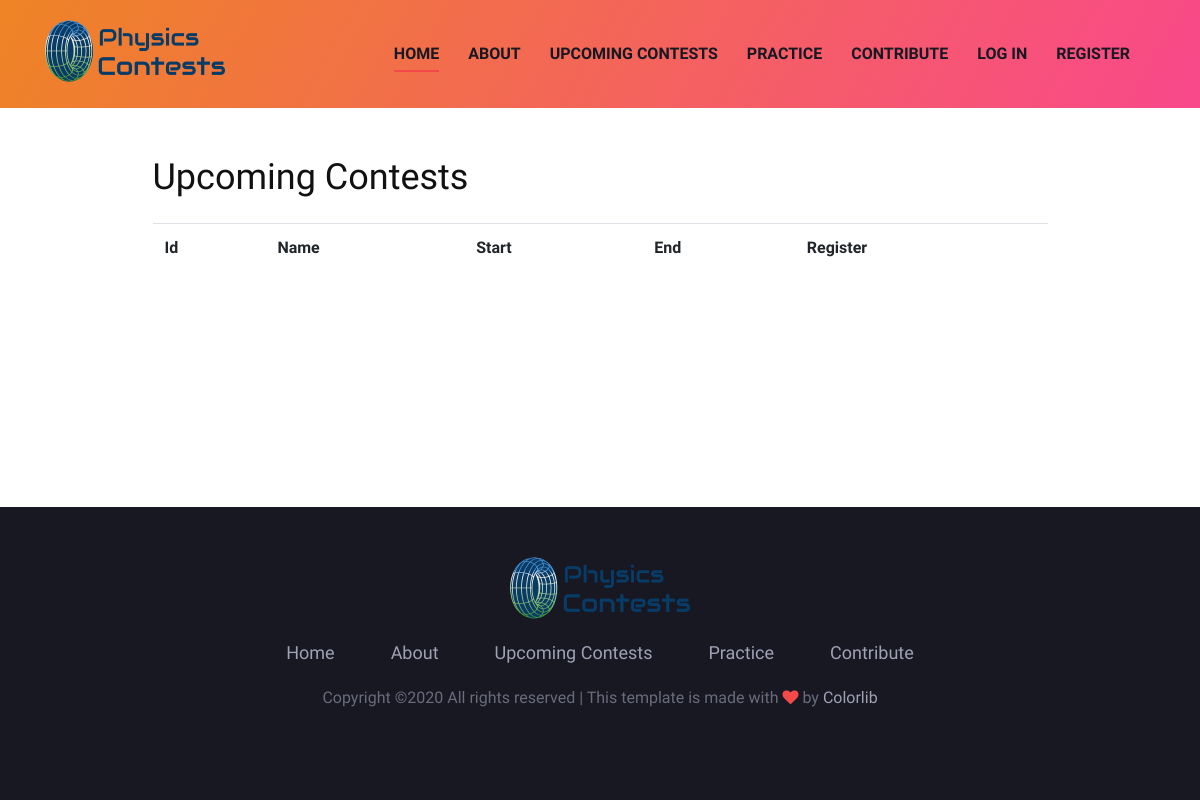
/upcoming_contests, run on an earlier commit of the app's database.
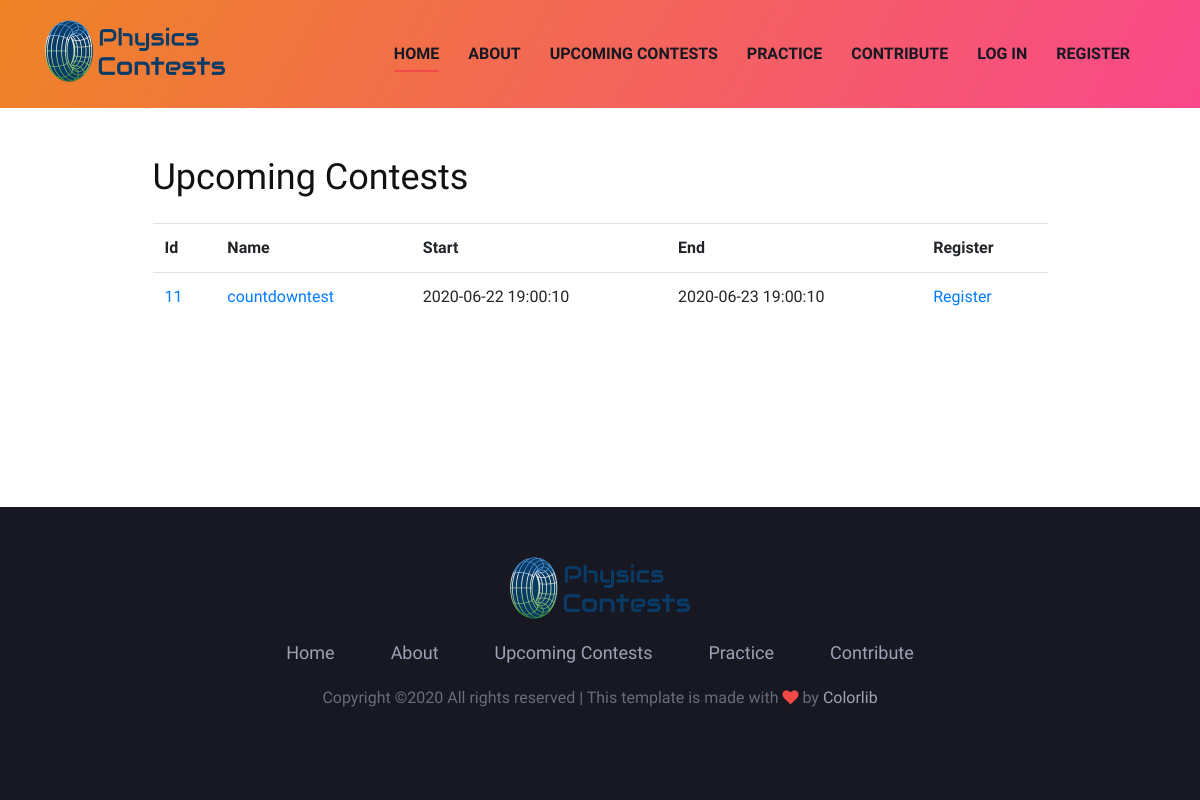
And on a later commit of the database.
### physicscontests/models.py (models this page shows)
class Contest(db.Model):
	id = db.Column(db.Integer,primary_key=True)
	name = db.Column(db.String(40), unique=True, nullable=False, default=f"Physicscontest #{id}")
	description = db.Column(db.Text)
	start = db.Column(db.DateTime, nullable=False)
	end = db.Column(db.DateTime, nullable=False)
	tasks = db.relationship('Task', backref='contest')
	creator_id = db.Column(db.Integer, db.ForeignKey('user.id'))

### physicscontests/routes.py (the view)
@app.route("/upcoming_contests")
def upcoming_contests():
	contests = Contest.query.filter(Contest.end > datetime.utcnow()).order_by(Contest.start).all()
	return render_template("upcoming_contests.html", contests=contests, current_user=current_user)

### physicscontests/__init__.py (called while the page is built)
def get_important_announcements():#should only be triggered once if there is something important
	announcements = []
	return announcements

def get_running_contests():
	contests_running = Contest.query.filter(Contest.start <= datetime.utcnow()).filter(Contest.end > datetime.utcnow()).all()
	return contests_running

def get_finished_contests():
	contests_finished = Contest.query.filter(Contest.end <= datetime.utcnow()).filter(Contest.end > datetime.utcnow() - timedelta(hours=1)).all()
	return contests_finished

### physicscontests/templates/upcoming_contests.html
{% extends 'base.html' %}
{% block body %}
<div class="container mt-5 mb-5">
	<div class="col-lg-10 center-form">
		<h2 class="mb-4">Upcoming Contests</h2>
		<table class="table">
			<tr>
				<th scope="col">Id</th>
				<th scope="col">Name</th>
				<th scope="col">Start</th>
				<th scope="col">End</th>
				<th scope="col">Register</th>
			</tr>
			{% for contest in contests %}
				<tr>
					<td><a href="{{ url_for('view_contest', contestID=contest.id) }}">{{ contest.id }}</a></td>
					<td><a href="{{ url_for('view_contest', contestID=contest.id) }}">{{ contest.name }}</a></td>
					<td>{{ contest.start }}</td>
					<td>{{ contest.end }}</td>
					{% if current_user.is_authenticated and current_user in contest.participants %}
						<td style="color:green">Registered</td>
					{% else %}
						<td><a href="{{ url_for('register_contest', contestID=contest.id) }}">Register</a></td>
					{% endif %}
				</tr>
			{% endfor %}
		</table>
	</div>
</div>
{% endblock %}

### physicscontests/templates/base.html (shortened to what this page needs)
<!DOCTYPE html>
<html lang="zxx">
<head>
    <link rel="stylesheet" href="{{ url_for('static', filename='css/bootstrap.min.css') }}" type="text/css">
    <link rel="stylesheet" href="{{ url_for('static', filename='css/font-awesome.min.css') }}" type="text/css">
    <link rel="stylesheet" href="{{ url_for('static', filename='css/elegant-icons.css') }}" type="text/css">
    <link rel="stylesheet" href="{{ url_for('static', filename='css/owl.carousel.min.css') }}" type="text/css">
    <link rel="stylesheet" href="{{ url_for('static', filename='css/magnific-popup.css') }}" type="text/css">
    <link rel="stylesheet" href="{{ url_for('static', filename='css/slicknav.min.css') }}" type="text/css">
    <link rel="stylesheet" href="{{ url_for('static', filename='css/style.css') }}" type="text/css">
</head>
<body>
    <header class="header-section bg-gradient">
        <div class="container">
            <div class="logo">
                <a href="{{ url_for('home') }}">
                    <img src="{{ url_for('static', filename='new_img/logo1.png') }}" alt="">
                </a>
            </div>
            <div class="nav-menu">
                <nav class="mainmenu mobile-menu">
                    <ul>
                        <li class="active"><a href="{{ url_for('home') }}">Home</a></li>
                        <li><a href="{{ url_for('about') }}">About</a></li>
                        <li><a href="{{ url_for('upcoming_contests') }}">Upcoming Contests</a></li>
                        <li><a href="{{ url_for('practice') }}">Practice</a>
                        </li>
                        {% if current_user.is_authenticated %}
                            <li><a href="{{ url_for('contribute') }}">Contribute</a>
                                <ul class="dropdown">
                                    <li><a href="{{ url_for('create_task') }}">Create Task</a></li>
                                    <li><a href="{{ url_for('create_contest') }}">Create Contest</a></li>
                                </ul>
                            </li>
                            <li><a href="{{ url_for('account') }}">Account</a></li>
                            <li><a href="{{ url_for('logout') }}">Log out</a></li>
                        {% else %}
                            <li><a href="{{ url_for('contribute') }}">Contribute</a></li>
                            <li><a href="{{ url_for('login') }}">Log In</a></li>
                            <li><a href="{{ url_for('register') }}">Register</a></li>
                        {% endif %}
                    </ul>
                </nav>
            </div>
        </div>
    </header>
    {% block body %}{% endblock %}
    <footer class="footer-section">
        <div class="container">
            <div class="row">
                <div class="col-lg-12">
                    <div class="footer-text">
                        <div class="ft-logo">
                            <a href="#" class="footer-logo"><img src="{{ url_for('static', filename='new_img/logo1.png') }}" alt=""></a>
                        </div>
                        <ul>
                            <li><a href="{{ url_for('home') }}">Home</a></li>
                            <li><a href="{{ url_for('about') }}">About</a></li>
                            <li><a href="{{ url_for('upcoming_contests') }}">Upcoming Contests</a></li>
                            <li><a href="{{ url_for('practice') }}">Practice</a></li>
                            <li><a href="{{ url_for('contribute') }}">Contribute</a></li>
                        </ul>
                        <div class="copyright-text"><p>
  Copyright &copy;<script>document.write(new Date().getFullYear());</script> All rights reserved | This template is made with <i class="fa fa-heart" aria-hidden="true"></i> by <a href="https://colorlib.com" target="_blank">Colorlib</a>
  </p></div>
                    </div>
                </div>
            </div>
        </div>
    </footer>
</body>
</html>

### physicscontests/static/css/style.css (style rules this page uses)
.center-form { margin-left: auto; margin-right: auto; }
html, body { height:100%; margin:0; }
body { display:flex; flex-direction:column; }
footer { margin-top:auto; }
html, body { height: 100%; font-family: "Work Sans", sans-serif; -webkit-font-smoothing: antialiased; font-smoothing: antialiased; }
h1, h2, h3, h4, h5, h6 { margin: 0; color: #111111; font-weight: 400; font-family: "Work Sans", sans-serif; }
h2 { font-size: 36px; }
p { font-size: 16px; font-family: "Work Sans", sans-serif; color: #6a6b7c; font-weight: 400; line-height: 28px; margin: 0 0 15px 0; }
img { max-width: 100%; }
ul, ol { padding: 0; margin: 0; }
.bg-gradient, .bd-text .bd-tag-share .s-share a:hover, .bh-text .play-btn, .schedule-table-tab .nav-tabs .nav-item .nav-link.active, .newslatter-inner .ni-form button, .latest-item .li-tag, .price-item .price-btn:hover, .price-item .pi-price, .price-item .tr-tag, .schedule-tab .nav-tabs .nav-item .nav-link.active, .site-btn { background-image: -o-linear-gradient(330deg, #ee8425 0%, #f9488b 100%), -o-linear-gradient(330deg, #ee8425 0%, #f9488b 100%); background-image: linear-gradient(120deg, #ee8425 0%, #f9488b 100%), linear-gradient(120deg, #ee8425 0%, #f9488b 100%); }
.header-section { display: -webkit-box; display: -ms-flexbox; display: flex; }
.logo { float: left; padding-top: 20px; padding-bottom: 20px; }
.logo a { display: inline-block; }
.nav-menu { float: right; }
.nav-menu .mainmenu { display: inline-block; }
.nav-menu .mainmenu ul li { display: inline-block; list-style: none; margin-right: 40px; position: relative; }
.nav-menu .mainmenu ul li.active a:after { opacity: 1; }
.nav-menu .mainmenu ul li a { font-size: 16px; color: #171822; text-transform: uppercase; font-weight: 600; padding: 42px 0; position: relative; display: inline-block; }
.nav-menu .mainmenu ul li a:after { position: absolute; left: 0; bottom: 36px; height: 2px; width: 100%; background: #F44949; content: ""; opacity: 0; -webkit-transition: all 0.3s; -o-transition: all 0.3s; transition: all 0.3s; }
.footer-section { background: #171822; padding-top: 50px; padding-bottom: 60px; }
.footer-text { text-align: center; }
.footer-text .ft-logo { margin-bottom: 20px; }
.footer-text .ft-logo a { display: inline-block; }
.footer-text ul { margin-bottom: 18px; }
.footer-text ul li { list-style: none; display: inline-block; margin-right: 52px; }
.footer-text ul li:last-child { margin-right: 0; }
.footer-text ul li a { font-size: 18px; color: #a0a1b5; display: inline-block; -webkit-transition: all 0.3s; -o-transition: all 0.3s; transition: all 0.3s; }
.footer-text .copyright-text { font-size: 14px; color: #a0a1b5; margin-bottom: 28px; }
.footer-text .copyright-text i { color: #f44949; }
.footer-text .copyright-text a { color: #a0a1b5; }
@media only screen and (min-width: 992px) and (max-width: 1299px) { .nav-menu .mainmenu ul li { margin-right: 25px; } }

What changed in the data, as far as the page shows it:
added Contest: id "11", name "countdowntest", start "2020-06-22 19:00:10", end "2020-06-23 19:00:10"
